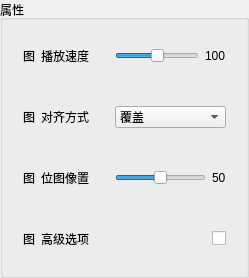
                <widget class="QGroupBox" name="groupBox">
                 <property name="sizePolicy">
                  <sizepolicy hsizetype="Preferred" vsizetype="Preferred">
                   <horstretch>0</horstretch>
                   <verstretch>0</verstretch>
                  </sizepolicy>
                 </property>
                 <property name="minimumSize">
                  <size>
                   <width>0</width>
                   <height>0</height>
                  </size>
                 </property>
                 <property name="title">
                  <string>属性</string>
                 </property>
                 <layout class="QVBoxLayout" name="verticalLayout_4">
                  <item>
                   <widget class="QWidget" name="widget_5" native="true">
                    <property name="minimumSize">
                     <size>
                      <width>0</width>
                      <height>50</height>
                     </size>
                    </property>
                    <layout class="QHBoxLayout" name="horizontalLayout_6">
                     <item>
                      <widget class="QLabel" name="label_6">
                       <property name="text">
                        <string>图</string>
                       </property>
                      </widget>
                     </item>
                     <item>
                      <widget class="QLabel" name="label_7">
                       <property name="text">
                        <string>播放速度</string>
                       </property>
                      </widget>
                     </item>
                     <item>
                      <spacer name="horizontalSpacer">
                       <property name="orientation">
                        <enum>Qt::Horizontal</enum>
                       </property>
                       <property name="sizeType">
                        <enum>QSizePolicy::Expanding</enum>
                       </property>
                       <property name="sizeHint" stdset="0">
                        <size>
                         <width>20</width>
                         <height>20</height>
                        </size>
                       </property>
                      </spacer>
                     </item>
                     <item>
                      <widget class="QSlider" name="horizontalSlider">
                       <property name="sizePolicy">
                        <sizepolicy hsizetype="Expanding" vsizetype="Fixed">
                         <horstretch>1</horstretch>
                         <verstretch>0</verstretch>
                        </sizepolicy>
                       </property>
                       <property name="maximum">
                        <number>200</number>
                       </property>
                       <property name="pageStep">
                        <number>100</number>
                       </property>
                       <property name="sliderPosition">
                        <number>100</number>
                       </property>
                       <property name="tracking">
                        <bool>true</bool>
                       </property>
                       <property name="orientation">
                        <enum>Qt::Horizontal</enum>
                       </property>
                       <property name="tickPosition">
                        <enum>QSlider::NoTicks</enum>
                       </property>
                       <property name="tickInterval">
                        <number>0</number>
                       </property>
                      </widget>
                     </item>
                     <item>
                      <widget class="QLabel" name="label_8">
                       <property name="text">
                        <string>100</string>
                       </property>
                      </widget>
                     </item>
                    </layout>
                   </widget>
                  </item>
                  <item>
                   <spacer name="verticalSpacer_4">
                    <property name="orientation">
                     <enum>Qt::Vertical</enum>
                    </property>
                    <property name="sizeType">
                     <enum>QSizePolicy::Minimum</enum>
                    </property>
                    <property name="sizeHint" stdset="0">
                     <size>
                      <width>20</width>
                      <height>5</height>
                     </size>
                    </property>
                   </spacer>
                  </item>
                  <item>
                   <widget class="QWidget" name="widget_7" native="true">
                    <property name="minimumSize">
                     <size>
                      <width>0</width>
                      <height>50</height>
                     </size>
                    </property>
                    <layout class="QHBoxLayout" name="horizontalLayout_8">
                     <item>
                      <widget class="QLabel" name="label_12">
                       <property name="text">
                        <string>图</string>
                       </property>
                      </widget>
                     </item>
                     <item>
                      <widget class="QLabel" name="label_13">
                       <property name="text">
                        <string>对齐方式</string>
                       </property>
                      </widget>
                     </item>
                     <item>
                      <spacer name="horizontalSpacer_5">
                       <property name="orientation">
                        <enum>Qt::Horizontal</enum>
                       </property>
                       <property name="sizeType">
                        <enum>QSizePolicy::Expanding</enum>
                       </property>
                       <property name="sizeHint" stdset="0">
                        <size>
                         <width>20</width>
                         <height>20</height>
                        </size>
                       </property>
                      </spacer>
                     </item>
                     <item>
                      <widget class="QComboBox" name="comboBox_2">
                       <property name="sizePolicy">
                        <sizepolicy hsizetype="Preferred" vsizetype="Fixed">
                         <horstretch>10</horstretch>
                         <verstretch>0</verstretch>
                        </sizepolicy>
                       </property>
                       <item>
                        <property name="text">
                         <string>覆盖</string>
                        </property>
                       </item>
                       <item>
                        <property name="text">
                         <string>自由</string>
                        </property>
                       </item>
                       <item>
                        <property name="text">
                         <string>居中</string>
                        </property>
                       </item>
                       <item>
                        <property name="text">
                         <string>左上</string>
                        </property>
                       </item>
                       <item>
                        <property name="text">
                         <string>左中</string>
                        </property>
                       </item>
                      </widget>
                     </item>
                    </layout>
                   </widget>
                  </item>
                  <item>
                   <spacer name="verticalSpacer_5">
                    <property name="orientation">
                     <enum>Qt::Vertical</enum>
                    </property>
                    <property name="sizeType">
                     <enum>QSizePolicy::Minimum</enum>
                    </property>
                    <property name="sizeHint" stdset="0">
                     <size>
                      <width>20</width>
                      <height>5</height>
                     </size>
                    </property>
                   </spacer>
                  </item>
                  <item>
                   <widget class="QWidget" name="widget_6" native="true">
                    <property name="minimumSize">
                     <size>
                      <width>0</width>
                      <height>50</height>
                     </size>
                    </property>
                    <layout class="QHBoxLayout" name="horizontalLayout_7">
                     <item>
                      <widget class="QLabel" name="label_9">
                       <property name="text">
                        <string>图</string>
                       </property>
                      </widget>
                     </item>
                     <item>
                      <widget class="QLabel" name="label_10">
                       <property name="text">
                        <string>位图像置</string>
                       </property>
                      </widget>
                     </item>
                     <item>
                      <spacer name="horizontalSpacer_4">
                       <property name="orientation">
                        <enum>Qt::Horizontal</enum>
                       </property>
                       <property name="sizeType">
                        <enum>QSizePolicy::Expanding</enum>
                       </property>
                       <property name="sizeHint" stdset="0">
                        <size>
                         <width>20</width>
                         <height>20</height>
                        </size>
                       </property>
                      </spacer>
                     </item>
                     <item>
                      <widget class="QSlider" name="horizontalSlider_2">
                       <property name="sizePolicy">
                        <sizepolicy hsizetype="Expanding" vsizetype="Fixed">
                         <horstretch>1</horstretch>
                         <verstretch>0</verstretch>
                        </sizepolicy>
                       </property>
                       <property name="maximum">
                        <number>100</number>
                       </property>
                       <property name="pageStep">
                        <number>100</number>
                       </property>
                       <property name="value">
                        <number>50</number>
                       </property>
                       <property name="sliderPosition">
                        <number>50</number>
                       </property>
                       <property name="tracking">
                        <bool>true</bool>
                       </property>
                       <property name="orientation">
                        <enum>Qt::Horizontal</enum>
                       </property>
                       <property name="tickPosition">
                        <enum>QSlider::NoTicks</enum>
                       </property>
                       <property name="tickInterval">
                        <number>0</number>
                       </property>
                      </widget>
                     </item>
                     <item>
                      <widget class="QLabel" name="label_11">
                       <property name="text">
                        <string>50</string>
                       </property>
                      </widget>
                     </item>
                    </layout>
                   </widget>
                  </item>
                  <item>
                   <spacer name="verticalSpacer_74">
                    <property name="orientation">
                     <enum>Qt::Vertical</enum>
                    </property>
                    <property name="sizeType">
                     <enum>QSizePolicy::Minimum</enum>
                    </property>
                    <property name="sizeHint" stdset="0">
                     <size>
                      <width>20</width>
                      <height>5</height>
                     </size>
                    </property>
                   </spacer>
                  </item>
                  <item>
                   <widget class="QWidget" name="widget_96" native="true">
                    <property name="minimumSize">
                     <size>
                      <width>0</width>
                      <height>50</height>
                     </size>
                    </property>
                    <layout class="QHBoxLayout" name="horizontalLayout_44">
                     <item>
                      <widget class="QLabel" name="label_120">
                       <property name="text">
                        <string>图</string>
                       </property>
                      </widget>
                     </item>
                     <item>
                      <widget class="QLabel" name="label_121">
                       <property name="text">
                        <string>高级选项</string>
                       </property>
                      </widget>
                     </item>
                     <item>
                      <spacer name="horizontalSpacer_31">
                       <property name="orientation">
                        <enum>Qt::Horizontal</enum>
                       </property>
                       <property name="sizeType">
                        <enum>QSizePolicy::Expanding</enum>
                       </property>
                       <property name="sizeHint" stdset="0">
                        <size>
                         <width>20</width>
                         <height>20</height>
                        </size>
                       </property>
                      </spacer>
                     </item>
                     <item>
                      <widget class="QCheckBox" name="checkBox_3">
                       <property name="text">
                        <string/>
                       </property>
                      </widget>
                     </item>
                    </layout>
                   </widget>
                  </item>
                 </layout>
                </widget>
